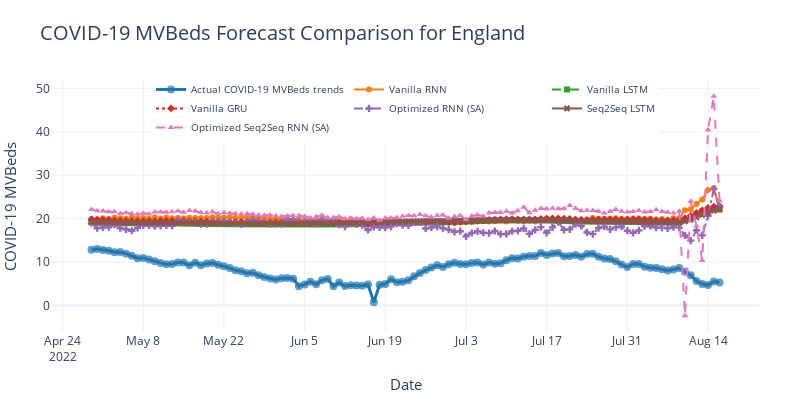

Notebook cell for this chart:
### Code cell
forecast_columns = [
    "Vanilla RNN", 
    "Vanilla LSTM", 
    "Vanilla GRU", 
    "Optimized RNN (SA)", 
    "Seq2Seq LSTM", 
    "Optimized Seq2Seq RNN (SA)"
]

forecast_display_names = [
    "Vanilla RNN", 
    "Vanilla LSTM", 
    "Vanilla GRU", 
    "Optimized RNN (SA)", 
    "Seq2Seq LSTM", 
    "Optimized Seq2Seq RNN (SA)"
]

comparison_fig = plot_forecast(pred_df, forecast_columns, selected_area, forecast_display_names, save_path=f"reports/figures/{selected_area}_forecast_comparison.pdf")
comparison_fig.show()
